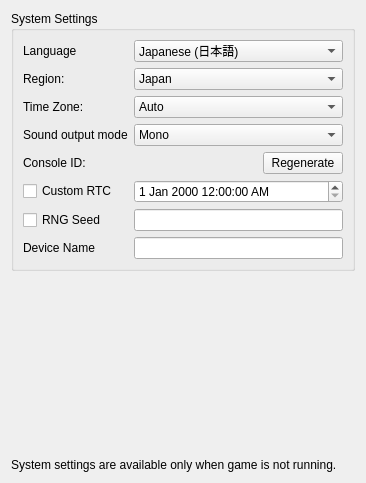
<?xml version="1.0" encoding="UTF-8"?>
<ui version="4.0">
 <class>ConfigureSystem</class>
 <widget class="QWidget" name="ConfigureSystem">
  <property name="geometry">
   <rect>
    <x>0</x>
    <y>0</y>
    <width>366</width>
    <height>483</height>
   </rect>
  </property>
  <property name="windowTitle">
   <string>Form</string>
  </property>
  <layout class="QHBoxLayout" name="horizontalLayout">
   <item>
    <layout class="QVBoxLayout" name="verticalLayout">
     <item>
      <widget class="QGroupBox" name="group_system_settings">
       <property name="title">
        <string>System Settings</string>
       </property>
       <layout class="QVBoxLayout" name="verticalLayout_2">
        <item>
         <layout class="QGridLayout" name="gridLayout_2">
          <item row="5" column="1">
           <widget class="QDateTimeEdit" name="custom_rtc_edit">
            <property name="minimumDate">
             <date>
              <year>1970</year>
              <month>1</month>
              <day>1</day>
             </date>
            </property>
            <property name="displayFormat">
             <string>d MMM yyyy h:mm:ss AP</string>
            </property>
           </widget>
          </item>
          <item row="0" column="0">
           <widget class="QLabel" name="label_language">
            <property name="text">
             <string>Language</string>
            </property>
           </widget>
          </item>
          <item row="3" column="1">
           <widget class="QComboBox" name="combo_sound">
            <item>
             <property name="text">
              <string>Mono</string>
             </property>
            </item>
            <item>
             <property name="text">
              <string>Stereo</string>
             </property>
            </item>
            <item>
             <property name="text">
              <string>Surround</string>
             </property>
            </item>
           </widget>
          </item>
          <item row="3" column="0">
           <widget class="QLabel" name="label_sound">
            <property name="text">
             <string>Sound output mode</string>
            </property>
           </widget>
          </item>
          <item row="4" column="1">
           <widget class="QPushButton" name="button_regenerate_console_id">
            <property name="sizePolicy">
             <sizepolicy hsizetype="Fixed" vsizetype="Fixed">
              <horstretch>0</horstretch>
              <verstretch>0</verstretch>
             </sizepolicy>
            </property>
            <property name="layoutDirection">
             <enum>Qt::RightToLeft</enum>
            </property>
            <property name="text">
             <string>Regenerate</string>
            </property>
           </widget>
          </item>
          <item row="0" column="1">
           <widget class="QComboBox" name="combo_language">
            <property name="toolTip">
             <string>Note: this can be overridden when region setting is auto-select</string>
            </property>
            <item>
             <property name="text">
              <string>Japanese (日本語)</string>
             </property>
            </item>
            <item>
             <property name="text">
              <string>English</string>
             </property>
            </item>
            <item>
             <property name="text">
              <string>French (français)</string>
             </property>
            </item>
            <item>
             <property name="text">
              <string>German (Deutsch)</string>
             </property>
            </item>
            <item>
             <property name="text">
              <string>Italian (italiano)</string>
             </property>
            </item>
            <item>
             <property name="text">
              <string>Spanish (español)</string>
             </property>
            </item>
            <item>
             <property name="text">
              <string>Chinese</string>
             </property>
            </item>
            <item>
             <property name="text">
              <string>Korean (한국어)</string>
             </property>
            </item>
            <item>
             <property name="text">
              <string>Dutch (Nederlands)</string>
             </property>
            </item>
            <item>
             <property name="text">
              <string>Portuguese (português)</string>
             </property>
            </item>
            <item>
             <property name="text">
              <string>Russian (Русский)</string>
             </property>
            </item>
            <item>
             <property name="text">
              <string>Taiwanese</string>
             </property>
            </item>
            <item>
             <property name="text">
              <string>British English</string>
             </property>
            </item>
            <item>
             <property name="text">
              <string>Canadian French</string>
             </property>
            </item>
            <item>
             <property name="text">
              <string>Latin American Spanish</string>
             </property>
            </item>
            <item>
             <property name="text">
              <string>Simplified Chinese</string>
             </property>
            </item>
            <item>
             <property name="text">
              <string>Traditional Chinese (正體中文)</string>
             </property>
            </item>
           </widget>
          </item>
          <item row="6" column="0">
           <widget class="QCheckBox" name="rng_seed_checkbox">
            <property name="text">
             <string>RNG Seed</string>
            </property>
           </widget>
          </item>
          <item row="6" column="1">
           <widget class="QLineEdit" name="rng_seed_edit">
            <property name="sizePolicy">
             <sizepolicy hsizetype="Minimum" vsizetype="Fixed">
              <horstretch>0</horstretch>
              <verstretch>0</verstretch>
             </sizepolicy>
            </property>
            <property name="font">
             <font>
              <family>Lucida Console</family>
             </font>
            </property>
            <property name="inputMask">
             <string notr="true">HHHHHHHH</string>
            </property>
            <property name="maxLength">
             <number>8</number>
            </property>
           </widget>
          </item>
          <item row="4" column="0">
           <widget class="QLabel" name="label_console_id">
            <property name="text">
             <string>Console ID:</string>
            </property>
           </widget>
          </item>
          <item row="1" column="1">
           <widget class="QComboBox" name="combo_region">
            <item>
             <property name="text">
              <string>Japan</string>
             </property>
            </item>
            <item>
             <property name="text">
              <string>USA</string>
             </property>
            </item>
            <item>
             <property name="text">
              <string>Europe</string>
             </property>
            </item>
            <item>
             <property name="text">
              <string>Australia</string>
             </property>
            </item>
            <item>
             <property name="text">
              <string>China</string>
             </property>
            </item>
            <item>
             <property name="text">
              <string>Korea</string>
             </property>
            </item>
            <item>
             <property name="text">
              <string>Taiwan</string>
             </property>
            </item>
           </widget>
          </item>
          <item row="5" column="0">
           <widget class="QCheckBox" name="custom_rtc_checkbox">
            <property name="text">
             <string>Custom RTC</string>
            </property>
           </widget>
          </item>
          <item row="1" column="0">
           <widget class="QLabel" name="label_region">
            <property name="text">
             <string>Region:</string>
            </property>
           </widget>
          </item>
          <item row="2" column="1">
           <widget class="QComboBox" name="combo_time_zone">
            <item>
             <property name="text">
              <string>Auto</string>
             </property>
            </item>
            <item>
             <property name="text">
              <string>Default</string>
             </property>
            </item>
            <item>
             <property name="text">
              <string>CET</string>
             </property>
            </item>
            <item>
             <property name="text">
              <string>CST6CDT</string>
             </property>
            </item>
            <item>
             <property name="text">
              <string>Cuba</string>
             </property>
            </item>
            <item>
             <property name="text">
              <string>EET</string>
             </property>
            </item>
            <item>
             <property name="text">
              <string>Egypt</string>
             </property>
            </item>
            <item>
             <property name="text">
              <string>Eire</string>
             </property>
            </item>
            <item>
             <property name="text">
              <string>EST</string>
             </property>
            </item>
            <item>
             <property name="text">
              <string>EST5EDT</string>
             </property>
            </item>
            <item>
             <property name="text">
              <string>GB</string>
             </property>
            </item>
            <item>
             <property name="text">
              <string>GB-Eire</string>
             </property>
            </item>
            <item>
             <property name="text">
              <string>GMT</string>
             </property>
            </item>
            <item>
             <property name="text">
              <string>GMT+0</string>
             </property>
            </item>
            <item>
             <property name="text">
              <string>GMT-0</string>
             </property>
            </item>
            <item>
             <property name="text">
              <string>GMT0</string>
             </property>
            </item>
            <item>
             <property name="text">
              <string>Greenwich</string>
             </property>
            </item>
            <item>
             <property name="text">
              <string>Hongkong</string>
             </property>
            </item>
            <item>
             <property name="text">
              <string>HST</string>
             </property>
            </item>
            <item>
             <property name="text">
              <string>Iceland</string>
             </property>
            </item>
            <item>
             <property name="text">
              <string>Iran</string>
             </property>
            </item>
            <item>
             <property name="text">
              <string>Israel</string>
             </property>
            </item>
            <item>
             <property name="text">
              <string>Jamaica</string>
             </property>
            </item>
            <item>
             <property name="text">
              <string>Japan</string>
             </property>
            </item>
            <item>
             <property name="text">
              <string>Kwajalein</string>
             </property>
            </item>
            <item>
             <property name="text">
              <string>Libya</string>
             </property>
            </item>
            <item>
             <property name="text">
              <string>MET</string>
             </property>
            </item>
            <item>
             <property name="text">
              <string>MST</string>
             </property>
            </item>
            <item>
             <property name="text">
              <string>MST7MDT</string>
             </property>
            </item>
            <item>
             <property name="text">
              <string>Navajo</string>
             </property>
            </item>
            <item>
             <property name="text">
              <string>NZ</string>
             </property>
            </item>
            <item>
             <property name="text">
              <string>NZ-CHAT</string>
             </property>
            </item>
            <item>
             <property name="text">
              <string>Poland</string>
             </property>
            </item>
            <item>
             <property name="text">
              <string>Portugal</string>
             </property>
            </item>
            <item>
             <property name="text">
              <string>PRC</string>
             </property>
            </item>
            <item>
             <property name="text">
              <string>PST8PDT</string>
             </property>
            </item>
            <item>
             <property name="text">
              <string>ROC</string>
             </property>
            </item>
            <item>
             <property name="text">
              <string>ROK</string>
             </property>
            </item>
            <item>
             <property name="text">
              <string>Singapore</string>
             </property>
            </item>
            <item>
             <property name="text">
              <string>Turkey</string>
             </property>
            </item>
            <item>
             <property name="text">
              <string>UCT</string>
             </property>
            </item>
            <item>
             <property name="text">
              <string>Universal</string>
             </property>
            </item>
            <item>
             <property name="text">
              <string>UTC</string>
             </property>
            </item>
            <item>
             <property name="text">
              <string>W-SU</string>
             </property>
            </item>
            <item>
             <property name="text">
              <string>WET</string>
             </property>
            </item>
            <item>
             <property name="text">
              <string>Zulu</string>
             </property>
            </item>
           </widget>
          </item>
          <item row="7" column="0">
           <widget class="QLabel" name="label">
            <property name="text">
             <string>Device Name</string>
            </property>
           </widget>
          </item>
          <item row="2" column="0">
           <widget class="QLabel" name="label_timezone">
            <property name="text">
             <string>Time Zone:</string>
            </property>
           </widget>
          </item>
          <item row="7" column="1">
           <widget class="QLineEdit" name="device_name_edit">
            <property name="maxLength">
             <number>128</number>
            </property>
           </widget>
          </item>
         </layout>
        </item>
       </layout>
      </widget>
     </item>
     <item>
      <spacer name="verticalSpacer">
       <property name="orientation">
        <enum>Qt::Vertical</enum>
       </property>
       <property name="sizeHint" stdset="0">
        <size>
         <width>20</width>
         <height>40</height>
        </size>
       </property>
      </spacer>
     </item>
     <item>
      <widget class="QLabel" name="label_disable_info">
       <property name="text">
        <string>System settings are available only when game is not running.</string>
       </property>
       <property name="wordWrap">
        <bool>true</bool>
       </property>
      </widget>
     </item>
    </layout>
   </item>
  </layout>
 </widget>
 <resources/>
 <connections/>
</ui>
